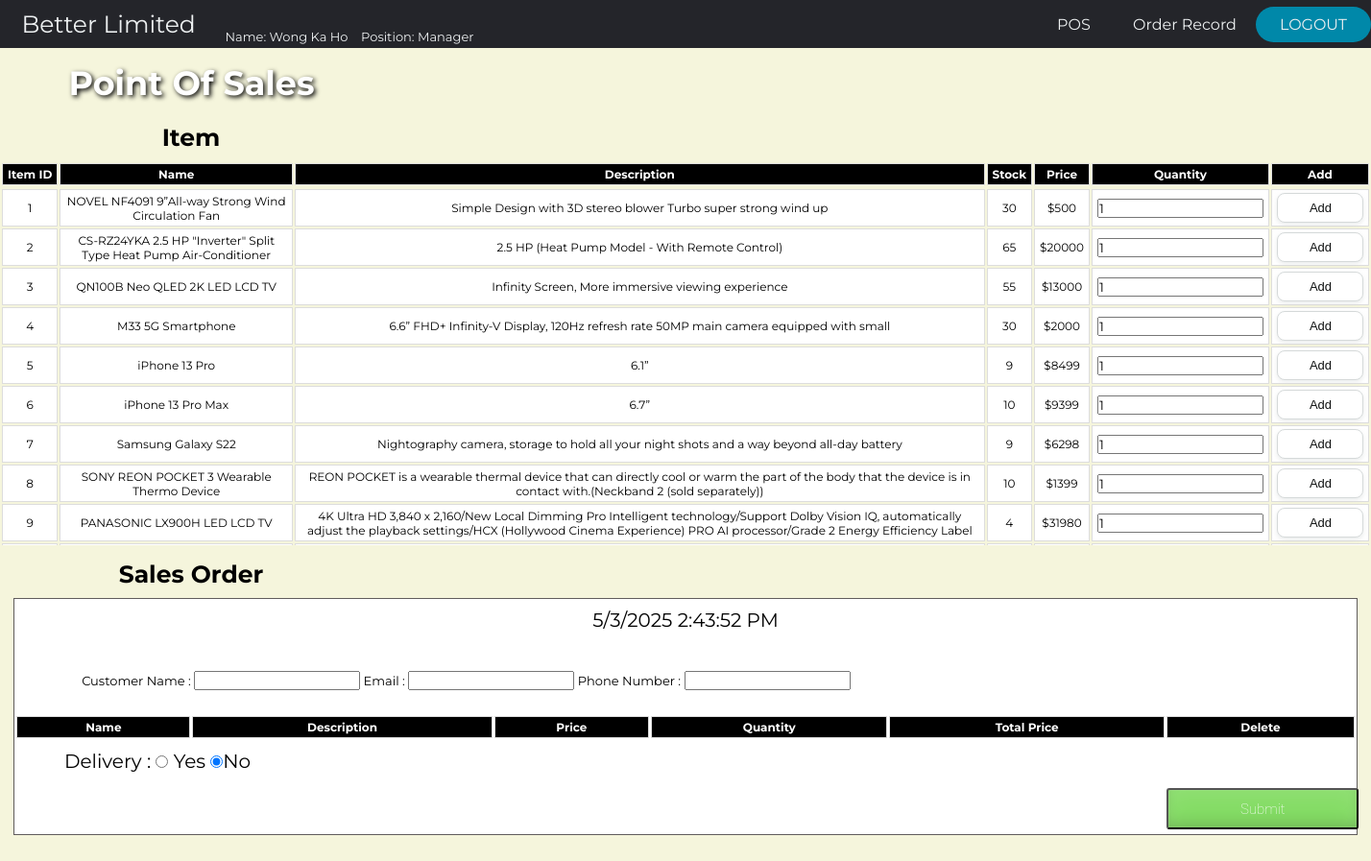
Screenshot of /project/POS.php (signed in) with the database file from the repository.
### tables this page shows
CREATE TABLE `item` (
  `itemID` int(11) NOT NULL,
  `itemName` varchar(255) NOT NULL,
  `itemDescription` text DEFAULT NULL,
  `stockQuantity` int(11) NOT NULL DEFAULT 0,
  `price` double NOT NULL
);

### project/POS.php (the view, shortened to what this page needs)
<?php
$staffName = $_SESSION['staffName'];
$position = $_SESSION['position'];
?>
<!doctype html>
<html lang="en">
<head>
    <link rel="stylesheet" href="css/POS.css">
</head>
<body>
<header>
    <label class="position">
        <a href="menu.php" class="band">Better Limited</a> &nbsp;&nbsp;
        <p> Name: <?php echo $staffName ?> &nbsp;&nbsp;
            Position: <?php echo $position ?></p>
    </label>
    <nav>
        <ul class="nav_links">
            <li><a href="POS.php?clearsession=true" class="menubtn">POS</a></li>
            <li><a href="orderRecord.php?" class="menubtn">Order Record</a></li>
        </ul>
    </nav>
    <a href="index.php?">
        <button class="log">LOGOUT</button>
    </a>
</header>
<h1 class="title">Point Of Sales</h1>
<h3>Item</h3>
<div class="scroll">
    <table id="itemTable">
        <tr>
            <th>Item ID</th>
            <th>Name</th>
            <th>Description</th>
            <th>Stock</th>
            <th>Price</th>
            <th>Quantity</th>
            <th>Add</th>
        </tr>
        <tr>
            <?php
            require_once('conn.php');
            $sql = "SELECT * FROM item WHERE stockQuantity > 0;";
            $rs = mysqli_query($conn, $sql)
            or die(mysqli_error($conn));
            while ($row = mysqli_fetch_assoc($rs)) {
            extract($row);
            ?>
            <form method="post" action="POS.php?action=add&itemID=<?php echo $itemID; ?>">
        <tr>
            <div>
                <td><?php echo $row['itemID']; ?></td>
                <td><?php echo $row['itemName']; ?></td>
                <td><?php echo $row['itemDescription']; ?></td>
                <td><?php echo $row['stockQuantity']; ?></td>
                <td>$<?php echo $row['price']; ?></td>
                <td><input type='number' min='1' name='qty' value='1'></td>
                <td><input type='submit' name='Add_to_cart' class='btn' value='Add'></td>
            </div>
        </tr>
        </form>
        <?php
        }
        ?>
    </table>
</div>
<h3>Sales Order</h3>
<form action="POS.php" method="post">
    <div id="current_date"></p>
    </div>
    <br>
    <div class="custInfo">
        Customer Name : <input type="text" name="custName" required>
        Email : <input type="email" name="custEmail" required>
        Phone Number : <input type="tel" name="phoneNo" onkeypress="return onlyNumberKey(event)" minlength="8"
                              maxlength="8"">
    </div>
    <table id="order">
        <tr>
            <th>Name</th>
            <th>Description</th>
            <th>Price</th>
            <th>Quantity</th>
            <th>Total Price</th>
            <th>Delete</th>
        </tr>
    </table>
    <div id="YNradio">
        Delivery :
        <input type="radio" onclick="javascript:yesnoCheck();" name="yesno" id="yesCheck"> Yes
        <input type="radio" onclick="javascript:yesnoCheck();" name="yesno" id="noCheck" checked="checked">No<br>
    </div>
    <br>
    <input type="submit" class="submit" value="Submit" name="submitOrder">
</form>
</body>
</html>

### project/css/POS.css (style rules this page uses)
* { box-sizing: border-box; margin: 0; padding: 0; font-family: 'Montserrat', sans-serif; }
body { background-color: beige; }
li, .menubtn, .log, .band, p { font-family: 'Montserrat', sans-serif; font-size: 16px; color: #edf0f1; text-decoration: none; white-space: nowrap; }
header { display: flex; justify-content: flex-end; align-items: center; background-color: #24252A; }
p { margin-top: 30px; font-size: 13px; }
h3 { white-space: nowrap; margin-right: 1100px; margin-left: 70px; margin-top: 15px; margin-bottom: 10px; text-align: center; font-size: 25px; color: black; }
.band { font-size: 25px; padding: 10px 5%; }
.position { margin-right: auto; display: flex; }
.nav_links { list-style: none; }
.nav_links li { display: inline-block; padding: 0 20px; }
.nav_links li a { transition: all 0.3s ease 0s; }
.log { padding: 9px 25px; background-color: rgba(0, 136, 169, 1); border: none; border-radius: 50px; cursor: pointer; transition: all 0.3s ease 0s; }
.title { margin-top: 10px; font-size: 35px; color: white; text-shadow: 2px 2px 5px black; padding: 5px 5%; }
form { margin-right: auto; margin-left: auto; margin-bottom: 30px; border: 1px groove #605c5c; text-align: center; height: auto; width: 98%; background-color: white; font-size: 13px; }
#current_date { margin-top: 10px; font-size: 20px; }
.custInfo { text-align: left; padding: 25px 5%; }
.scroll { height: 400px; overflow: auto; }
table { width: 100%; }
td, th { padding: 3px 5px; border: 1px solid #ddd; text-align: center; font-size: 12px; }
td { background-color: white; }
th { white-space: nowrap; background-color: black; color: #ffffff; }
.submit { width: 200px; font-size: 15px; display: inline-block; padding: 0.7em 1.7em; margin: 0 0.3em 0.3em 0; border-radius: 0.2em; box-sizing: border-box; text-decoration: none; font-family: 'Roboto', sans-serif; font-weight: 200; color: #FFFFFF; background-color: #83dc63; box-shadow: inset 0 -0.6em 1em -0.35em rgba(0, 0, 0, 0.17), inset 0 0.6em 2em -0.3em rgba(255, 255, 255, 0.15), inset 0 0 0em 0.05em rgba(255, 255, 255, 0.12); text-align: center; position: relative; margin-left: 1200px; }
#YNradio { font-size: 20px; margin-top: 10px; margin-right: 1100px; }
.btn { background-color: #fff; border: 1px solid #d5d9d9; border-radius: 8px; box-shadow: rgba(213, 217, 217, .5) 0 2px 5px 0; box-sizing: border-box; color: #0f1111; cursor: pointer; display: inline-block; font-family: "Amazon Ember", sans-serif; font-size: 13px; line-height: 29px; padding: 0 10px 0 11px; position: relative; text-align: center; text-decoration: none; user-select: none; -webkit-user-select: none; touch-action: manipulation; vertical-align: middle; width: 90px; }

### rows the page displays
item: itemID "1", itemName "NOVEL NF4091 9”All-way Strong Wind Circulation Fan", itemDescription "Simple Design with 3D stereo blower Turbo super strong wind up", stockQuantity "30", price "500"
item: itemID "2", itemName "CS-RZ24YKA 2.5 HP \"Inverter\" Split Type Heat Pump Air-Conditioner", itemDescription "2.5 HP (Heat Pump Model - With Remote Control)", stockQuantity "65", price "20000"
item: itemID "3", itemName "QN100B Neo QLED 2K LED LCD TV", itemDescription "Infinity Screen, More immersive viewing experience", stockQuantity "55", price "13000"
item: itemID "4", itemName "M33 5G Smartphone", itemDescription "6.6” FHD+ Infinity-V Display, 120Hz refresh rate 50MP main camera equipped with small", stockQuantity "30", price "2000"
item: itemID "5", itemName "iPhone 13 Pro", itemDescription "6.1”", stockQuantity "9", price "8499"
item: itemID "6", itemName "iPhone 13 Pro Max", itemDescription "6.7”", stockQuantity "10", price "9399"
item: itemID "7", itemName "Samsung Galaxy S22", itemDescription "Nightography camera, storage to hold all your night shots and a way beyond all-day battery", stockQuantity "9", price "6298"
item: itemID "8", itemName "SONY REON POCKET 3 Wearable Thermo Device", itemDescription "REON POCKET is a wearable thermal device that can directly cool or warm the part of the body that the device is in contact with.(Neckband 2 (sold separately))", stockQuantity "10", price "1399"
item: itemID "9", itemName "PANASONIC LX900H LED LCD TV", itemDescription "4K Ultra HD 3,840 x 2,160/New Local Dimming Pro Intelligent technology/Support Dolby Vision IQ, automatically adjust the playback settings/HCX (Hollywood Cinema Experience) PRO AI processor/Grade 2 Energy Efficiency Label", stockQuantity "4", price "31980"

### other values shown
$staffName "Wong Ka Ho"
$position "Manager"
